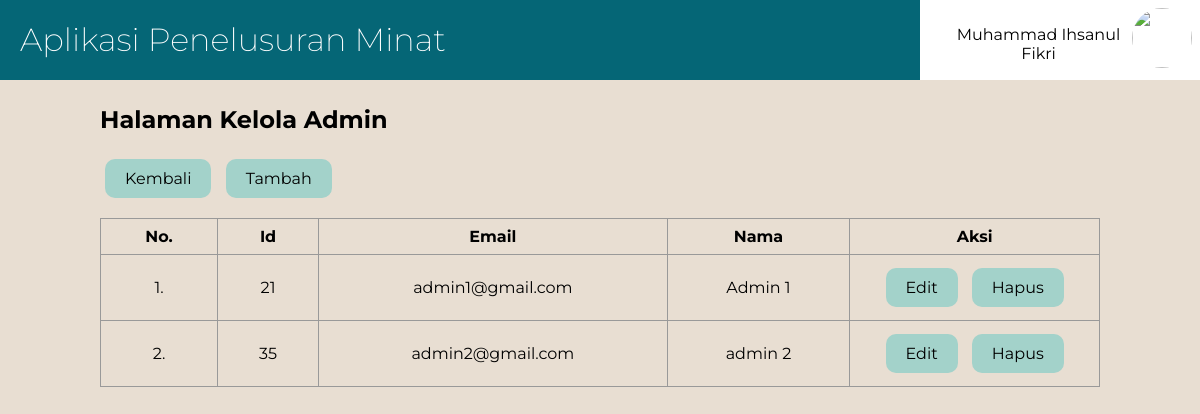
Screenshot of /admin_menu.php (signed in) with the database file from the repository.
### tables this page shows
CREATE TABLE `user` (
  `id_user` int(11) NOT NULL,
  `peran` varchar(11) NOT NULL,
  `username` varchar(50) NOT NULL,
  `password` varchar(20) NOT NULL,
  `email` varchar(100) NOT NULL,
  `nama` varchar(100) NOT NULL,
  `tempatlahir` varchar(50) NOT NULL,
  `tanggallahir` date NOT NULL,
  `foto` varchar(255) NOT NULL
);

### admin_menu.php (the view, shortened to what this page needs)
<!DOCTYPE html>
<html>
<head>
	<link rel="stylesheet" type="text/css" href="admin_menu.css">
</head>
<body>
	<div class="navbar">
		<a href="index.php"><h1>Aplikasi Penelusuran Minat</h1></a>
		<?php
			if (isset($_SESSION['status'])) {
				if ($_SESSION['status']=='login') {
					echo "<div class='menu'>
							<img src='fotoprofil/".$_SESSION['foto']."'>
							<p class='nama'>".$_SESSION['nama']."</p>
							<div class='submenu'>
								<ul>
									<li><a href='admin_edit.php'>Profil</a></li><hr>
									<li><a href='logout.php'>Keluar</a></li>
								</ul>
							</div>
						</div>";
				}
			}
			else{
				header('location:login.php?alert=belum_login');
			}
		?>
	</div>
	<div class="content">
		<h2>Halaman Kelola Admin</h2>
		<a class="kembali" href="index.php"> Kembali </a>
		<a class="tambah" href="admin_tambah.php"> Tambah </a>
		<table>
		    <thead>
		        <tr>
		        	<th>No.</th>
		         	<th>Id</th>
		         	<th>Email</th>
		         	<th>Nama</th>
		         	<th class="aksi">Aksi</th>
		        </tr>
		    </thead>
		    <tbody>
		    	<?php
		    		$id_user = $_SESSION['id'];
		    		include 'koneksi.php';
			    	$query = mysqli_query($koneksi, "SELECT * FROM user WHERE peran='admin' AND id_user!='$id_user' ");
			    	$no = 1;
					while($data = mysqli_fetch_array($query,MYSQLI_ASSOC)){
						echo "<tr>";
					   	echo "<td>$no.</td>";
					   	echo "<td>$data[id_user]</td>";
					   	echo "<td>$data[email]</td>";
					   	echo "<td>$data[nama]</td>";
						echo "<td>
								<a class='edit' href='admin_edit.php?id=$data[id_user]' role='button'> Edit </a>
								<a class='hapus' href='admin_hapus.php?id=$data[id_user]' role='button'> Hapus </a>
							</td>";
					   	echo "</tr>";
						$no++;
					}
			    ?>
	    	</tbody>
		</table>
	</div>
</body>
</html>

### admin_menu.css (style rules this page uses)
body { padding: 0; margin: 0; background-color: #E8DED2; font-family: 'Montserrat', sans-serif; }
.navbar { margin: 0; padding: 0; background-color: #056676; width: 100%; min-height: 80px; }
.navbar h1 { margin: 0; float: left; padding: 20px; color: white; font-family: 'Montserrat', sans-serif; font-weight: 200; }
.navbar .menu { background-color: white; display: inline-block; float: right; width: 280px; height: 80px; position: relative; }
.navbar .menu .nama { text-align: center; margin: 0; padding: 10px; min-height: 30px; width: 240px; position: relative; top: 15px; left: 10px; }
.navbar .menu img { width: 60px; height: 60px; border-radius: 50px; float: right; padding: 5px; margin-top: 3px; margin-right: 3px; }
.content { margin: 25px auto; width: 1000px; position: relative; }
.content a { display: inline-block; padding: 10px 20px; margin: 5px; border-radius: 10px; background-color: #A3D2CA; text-decoration: none; color: black; }
.content table { width: 100%; border-collapse: collapse; margin-top: 15px; }
.content table th, td { border: 1px solid #999; padding: 8px 20px; text-align: center; }
.content table th.aksi { width: 25%; }

### rows the page displays
user: id_user "21", email "admin1@gmail.com", nama "Admin 1"
user: id_user "35", email "admin2@gmail.com", nama "admin 2"

### other values shown
$_SESSION['nama'] "Muhammad Ihsanul Fikri"
